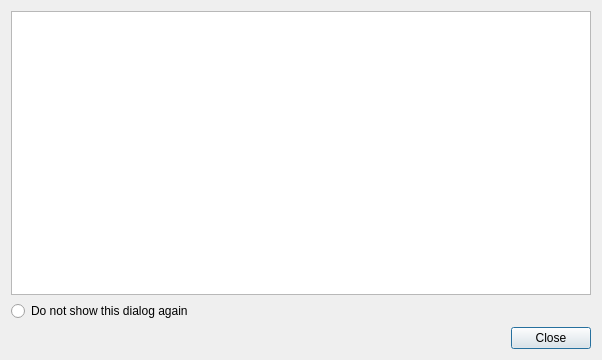
<?xml version="1.0" encoding="UTF-8"?>
<ui version="4.0">
 <class>PythonInitFailedDialog</class>
 <widget class="QDialog" name="PythonInitFailedDialog">
  <property name="geometry">
   <rect>
    <x>0</x>
    <y>0</y>
    <width>602</width>
    <height>360</height>
   </rect>
  </property>
  <property name="windowTitle">
   <string>Python Initialization Failed</string>
  </property>
  <layout class="QVBoxLayout" name="verticalLayout">
   <item>
    <widget class="QTextBrowser" name="msg_text_browser">
     <property name="html">
      <string>&lt;!DOCTYPE HTML PUBLIC &quot;-//W3C//DTD HTML 4.0//EN&quot; &quot;http://www.w3.org/TR/REC-html40/strict.dtd&quot;&gt;
&lt;html&gt;&lt;head&gt;&lt;meta name=&quot;qrichtext&quot; content=&quot;1&quot; /&gt;&lt;style type=&quot;text/css&quot;&gt;
p, li { white-space: pre-wrap; }
&lt;/style&gt;&lt;/head&gt;&lt;body style=&quot; font-family:'MS Shell Dlg 2'; font-size:8.25pt; font-weight:400; font-style:normal;&quot;&gt;
&lt;p style=&quot;-qt-paragraph-type:empty; margin-top:0px; margin-bottom:0px; margin-left:0px; margin-right:0px; -qt-block-indent:0; text-indent:0px; font-size:8pt;&quot;&gt;&lt;/p&gt;&lt;/body&gt;&lt;/html&gt;</string>
     </property>
    </widget>
   </item>
   <item>
    <widget class="QRadioButton" name="show_again_button">
     <property name="text">
      <string>Do not show this dialog again</string>
     </property>
    </widget>
   </item>
   <item>
    <layout class="QHBoxLayout" name="horizontalLayout">
     <item>
      <spacer name="horizontalSpacer">
       <property name="orientation">
        <enum>Qt::Horizontal</enum>
       </property>
       <property name="sizeHint" stdset="0">
        <size>
         <width>40</width>
         <height>20</height>
        </size>
       </property>
      </spacer>
     </item>
     <item>
      <widget class="QPushButton" name="close_button">
       <property name="text">
        <string>Close</string>
       </property>
      </widget>
     </item>
    </layout>
   </item>
  </layout>
 </widget>
 <resources/>
 <connections>
  <connection>
   <sender>close_button</sender>
   <signal>clicked()</signal>
   <receiver>PythonInitFailedDialog</receiver>
   <slot>accept()</slot>
   <hints>
    <hint type="sourcelabel">
     <x>554</x>
     <y>338</y>
    </hint>
    <hint type="destinationlabel">
     <x>300</x>
     <y>179</y>
    </hint>
   </hints>
  </connection>
 </connections>
</ui>
